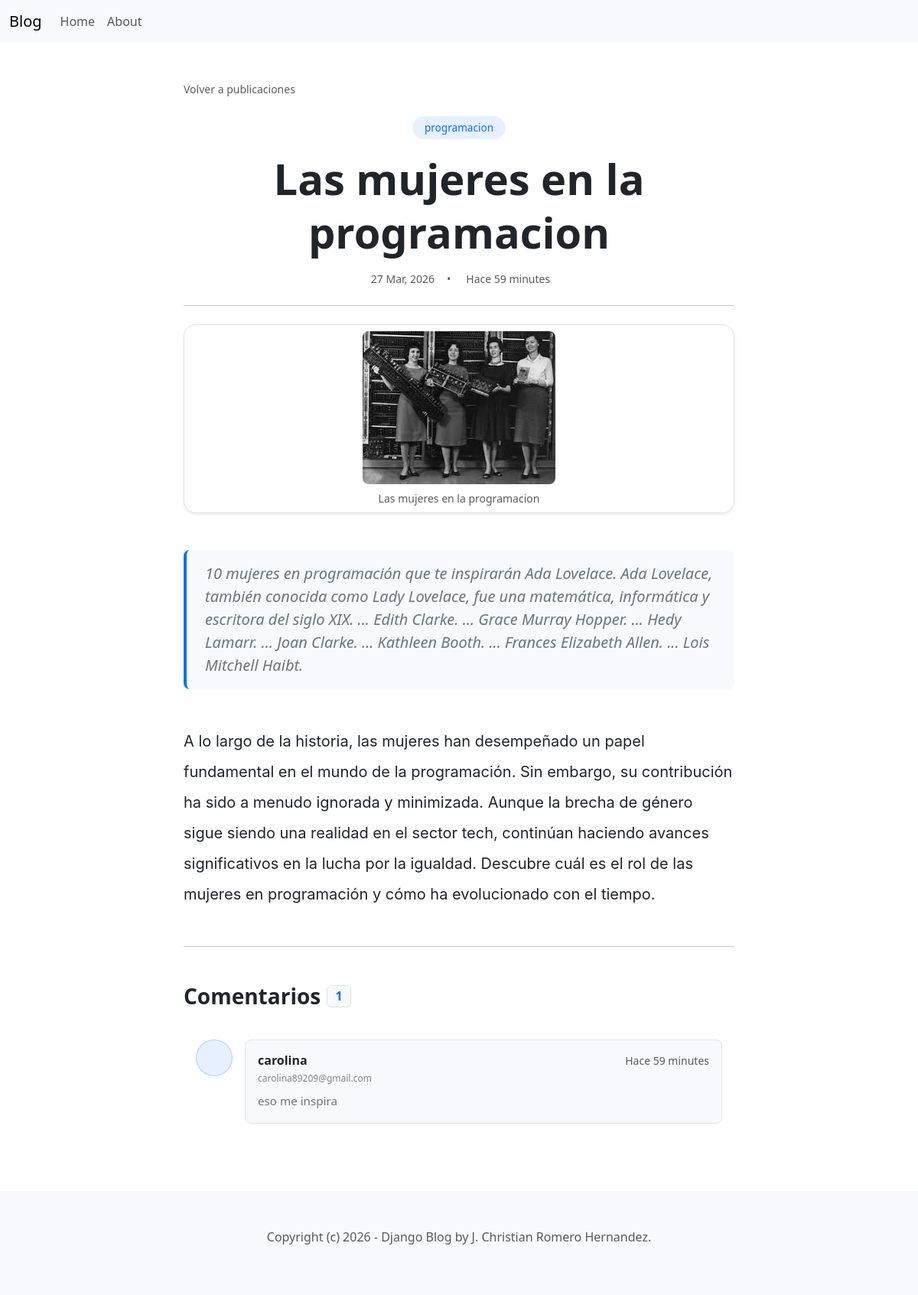
The app's page /blog/13/ with its own data.
### blog/models.py (models this page shows, shortened)
class Post(models.Model):
    ACTIVE = 'active'
    DRAFT = 'draft'
    CHOICES_STATUS = [
        (ACTIVE, 'Active'),
        (DRAFT, 'Draft'),
    ]
    category = models.ForeignKey(Category, related_name='posts', on_delete=models.CASCADE)
    title = models.CharField(max_length=225)
    intro = models.TextField()
    body = models.TextField()
    created_at = models.DateTimeField(auto_now_add=True)
    status = models.CharField(max_length=10, choices=CHOICES_STATUS, default=ACTIVE)
    image = models.ImageField(upload_to='upload', blank=True, null=True)

class Category(models.Model):
    title = models.CharField(max_length=225)
    slug = models.SlugField()
    class Meta:
        ordering = ('title',)
        verbose_name_plural = 'Categories'
    def __str__(self):
        return self.title

class Comment(models.Model):
    post = models.ForeignKey(Post, related_name='comments', on_delete=models.CASCADE)
    name = models.CharField(max_length=225)
    email = models.EmailField()
    body = models.TextField()
    created_at = models.DateTimeField(auto_now_add=True)

### blog/views.py (the view)
# urls.py: path('blog/<int:id>/', detail ,name='post_detail')
def detail(request, id ):
    post = get_object_or_404(Post, id=id, status=Post.ACTIVE)
    context = {
        'post': post,
    }
    return render(request, 'blog/detail.html', context)

### blog/templates/blog/detail.html (shortened to what this page needs)
{% extends 'blog/base.html' %}
{% block content %}
<div class="container py-5">
    <div class="row justify-content-center">
        <div class="col-lg-8">
            <nav aria-label="breadcrumb" class="mb-4">
                <a href="{% url 'home' %}" class="text-decoration-none text-muted small transition-all hover-link">
                     Volver a publicaciones
                </a>
            </nav>
            <article class="blog-post">
                <header class="mb-4 text-center"> <div class="mb-3">
                        <span class="badge rounded-pill bg-primary bg-opacity-10 text-primary px-3 py-2 fs-7 fw-medium">
                            {{ post.category }}
                        </span>
                    </div>
                    <h1 class="display-4 fw-extrabold mb-3 lh-sm text-dark">{{ post.title }}</h1>
                    <div class="text-muted d-flex align-items-center gap-3 justify-content-center small">
                        <span> {{ post.created_at|date:"d M, Y" }}</span>
                        <span>•</span>
                        <span> Hace {{ post.created_at|timesince }}</span>
                    </div>
                </header>
                <hr class="my-4 opacity-25">
                {% if post.image %}
                <div class="d-flex justify-content-center mb-5 mt-4 p-2 bg-white rounded-4 shadow-sm border">
                    <figure class="figure m-0 text-center">
                        <img src="{{post.image.url}}"
                             class="figure-img img-fluid rounded-3 m-0"
                             alt="{{post.title}}"
                             style="max-height: 450px; width: auto; object-fit: contain;">
                        <figcaption class="figure-caption text-center mt-2 small text-muted italic">
                            {{ post.title }}
                        </figcaption>
                    </figure>
                </div>
                {% endif %}
                <div class="lead fw-normal text-secondary mb-5 px-4 py-3 bg-light rounded-3 border-start border-4 border-primary quote-container">
                    {{ post.intro }}
                </div>
                <div class="post-body lh-lg fs-5 mb-5 text-dark">
                    {{ post.body|linebreaks }}
                </div>
            </article>
            <hr class="my-5 opacity-25">
            <section id="comments">
                <h3 class="mb-4 d-flex align-items-center fw-bold">
                    Comentarios
                    <span class="badge bg-light text-primary ms-2 fs-6 border">{{ post.comments.count }}</span>
                </h3>
                {% for comment in post.comments.all %}
                <div class="d-flex mb-4 p-3 rounded-3 hover-bg-light transition-all">
                    <div class="flex-shrink-0">
                        <div class="bg-primary bg-opacity-10 rounded-circle d-flex align-items-center justify-content-center border border-primary border-opacity-25"
                             style="width: 48px; height: 48px;">
                        </div>
                    </div>
                    <div class="flex-grow-1 ms-3">
                        <div class="p-3 bg-light rounded-3 border">
                            <div class="d-flex justify-content-between align-items-center mb-1">
                                <h6 class="mb-0 fw-bold text-dark">{{ comment.name }}</h6>
                                <small class="text-muted small">Hace {{ comment.created_at|timesince }}</small>
                            </div>
                            <div class="text-muted small mb-2 opacity-75" style="font-size: 0.75rem;">{{ comment.email }}</div>
                            <p class="mb-0 text-secondary" style="font-size: 0.95rem; line-height: 1.6;">
                                {{ comment.body }}
                            </p>
                        </div>
                    </div>
                </div>
                {% empty %}
                <div class="text-center py-4 bg-light rounded-3 border border-dashed">
                    <i class="bi bi-chat-left-dots text-muted fs-1"></i>
                    <p class="text-muted mt-2">Sé el primero en dejar un comentario.</p>
                </div>
                {% endfor %}
            </section>
        </div>
    </div>
</div>
{% endblock %}

### blog/templates/blog/detail.html (style rules this page uses)
.post-body { color: #1a1a1a; font-family: 'SF Pro Display', -apple-system, BlinkMacSystemFont, 'Segoe UI', Roboto, Oxygen, Ubuntu, Cantarell, 'Open Sans', 'Helvetica Neue', sans-serif; }
.post-body p { margin-bottom: 1.75rem; }
.img-fluid { image-rendering: -webkit-optimize-contrast; image-rendering: crisp-edges; }
.fs-7 { font-size: 0.85rem; }
.fw-extrabold { font-weight: 800; }
.transition-all { transition: all 0.3s ease-in-out; }
.quote-container { font-style: italic; }

### records on screen
Post: category "programacion", title "Las mujeres en la programacion", created_at "27 Mar, 2026", created_at "59 minutes", image (picture), intro "10 mujeres en programación que te inspirarán Ada Lovelace. Ada Lovelace, también conocida como Lady Lovelace, fue una matemática, informática y escritora del siglo XIX. ... Edith Clarke. ... Grace Murray Hopper. ... Hedy Lamarr. ... Joan Clarke. ... Kathleen Booth. ... Frances Elizabeth Allen. ... Lois Mitchell Haibt.", body "A lo largo de la historia, las mujeres han desempeñado un papel fundamental en el mundo de la programación. Sin embargo, su contribución ha sido a menudo ignorada y minimizada. Aunque la brecha de género sigue siendo una realidad en el sector tech, continúan haciendo avances significativos en la lucha por la igualdad. Descubre cuál es el rol de las mujeres en programación y cómo ha evolucionado con el tiempo.", comments.count "1"
Comment: name "carolina", created_at "59 minutes", email "carolina89209@gmail.com", body "eso me inspira"
